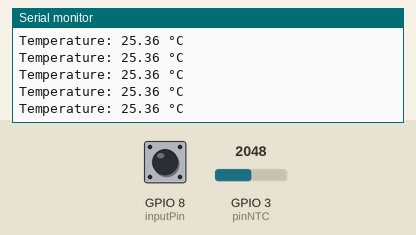
Simulated run of this program. Board: ESP32-S3. Parts: the last lines printed to the serial monitor. Inputs (shaded band) come from the test bench; at power-on: GPIO 3 (pinNTC) = 2048, GPIO 8 (inputPin) LOW. WiFi joins after 1.5 s; servers stay silent unless stated; no MQTT or app messages arrive unless stated.

Above: at 2.7 s.
2.8 s: GPIO 3 (pinNTC) set to 4095
At 2.87 s:
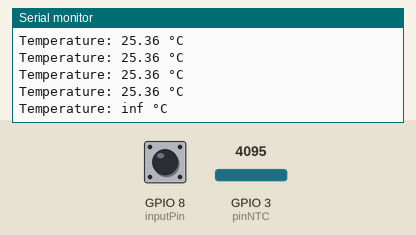
4.7 s: GPIO 3 (pinNTC) set to 3603
At 4.79 s:
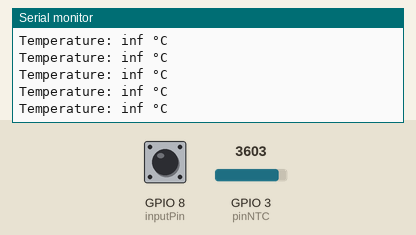
6.2 s: GPIO 8 (inputPin) pulsed HIGH 2 times (0.12 s each, 0.3 s apart)
At 6.4 s:
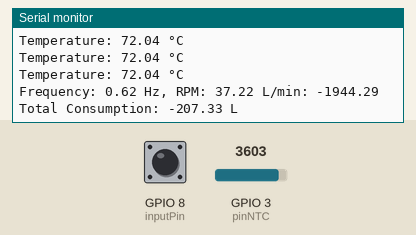
Timing chart, 0 to 9.2 s (numbered marks = the images above; inputs shaded):
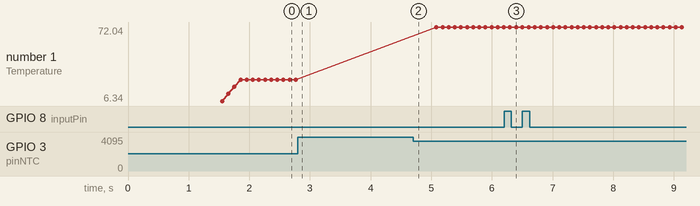

The program:

main.cpp
```cpp
#include <Arduino.h>
#include <WiFi.h>
#include <PubSubClient.h>
#include <math.h>

// Function declarations
void handleInterrupt();
float calculateFrequency();
float interpolateTemperature();
void updateValue(float *array, float newValue);
void reconnect();
void publishData();
void calculateTotalConsumption(float flowRate);

// WiFi configuration
const char *ssid = "UPC96676FA_EXT";
const char *password = "2sjfeQ8zsZbh";

// MQTT configuration
const char *mqttServer = "broker.hivemq.com";
const int mqttPort = 1883;
const char *mqttTopicTemperature = "esp32/temperature";
const char *mqttTopicConsumption = "esp32/consumption";
const char *mqttTopicTotalConsumption = "esp32/totalConsumption";

WiFiClient espClient;
PubSubClient client(espClient);

// Pin configuration
const int inputPin = 8; // Pin used to measure the generator's frequency
const int pinNTC = 3;   // Pin used to measure the temperature sensor's voltage
volatile int pulses = 0;
unsigned long prevTime = 0;

// Debouncing variables
volatile unsigned long lastInterruptTime = 0; // Time of the last valid interrupt
const unsigned long debounceTime = 10;        // Debounce time in milliseconds

// Moving average filter configuration
const int sampleSize = 4;
float freqSamples[sampleSize]; // Frequency samples for averaging
float tempSamples[sampleSize]; // Temperature samples for averaging
int sampleIndex = 0;

// Total consumption variables
float totalConsumption = 0.0;  // Total volume in liters
unsigned long lastIntegrationTime = 0; // Last time the integration was performed

void setup()
{
  Serial.begin(115200);

  // Initialize pins
  pinMode(inputPin, INPUT); // Set the input pin for frequency measurement
  attachInterrupt(digitalPinToInterrupt(inputPin), handleInterrupt, CHANGE);

  // Initialize the filter arrays with zeros
  for (int i = 0; i < sampleSize; i++)
  {
    freqSamples[i] = 0.0;
    tempSamples[i] = 0.0;
  }

  // Connect to Wi-Fi
  Serial.print("Connecting to Wi-Fi");
  WiFi.begin(ssid, password);
  while (WiFi.status() != WL_CONNECTED)
  {
    delay(500);
    Serial.print(".");
  }
  Serial.println("\nConnected to Wi-Fi");

  // Set up MQTT
  client.setServer(mqttServer, mqttPort);
}

void loop()
{
  // Ensure MQTT connection
  if (!client.connected())
  {
    reconnect();
  }
  client.loop();

  // Calculate the frequency
  float frequency = calculateFrequency();

  // Calculate the temperature
  float temperature = interpolateTemperature();

  // Publish temperature if valid
  if (temperature != -999)
  {
    updateValue(tempSamples, temperature); // Update the filtered temperature
    float averageTemperature = 0;
    for (int i = 0; i < sampleSize; i++)
    {
      averageTemperature += tempSamples[i];
    }
    averageTemperature /= sampleSize;

    Serial.print("Temperature: ");
    Serial.print(averageTemperature);
    Serial.println(" °C");

    // Publish to MQTT
    String tempMessage = String(averageTemperature);
    client.publish(mqttTopicTemperature, tempMessage.c_str());
  }

  // Publish frequency and calculate consumption if valid
  if (frequency > 0)
  {
    updateValue(freqSamples, frequency); // Update the filtered frequency
    float averageFrequency = 0;
    for (int i = 0; i < sampleSize; i++)
    {
      averageFrequency += freqSamples[i];
    }
    averageFrequency /= sampleSize;

    float rpm = averageFrequency * 60.0; // Convert Hz to RPM
    float periodo = 1.0 / averageFrequency;
    float litros = (-1.2186 * periodo * 1000) + 20.091; // Flow rate in L/min

    Serial.print("Frequency: ");
    Serial.print(averageFrequency);
    Serial.print(" Hz, RPM: ");
    Serial.print(rpm);
    Serial.print(" L/min: ");
    Serial.println(litros);

    // Update and publish total consumption
    calculateTotalConsumption(litros);

    // Publish frequency to MQTT
    String consumptionMessage = String(litros);
    client.publish(mqttTopicConsumption, consumptionMessage.c_str());
  }

  delay(100); // Small delay for stability
}

// Interrupt service routine to count pulses
void handleInterrupt()
{
  unsigned long currentInterruptTime = millis();
  if (currentInterruptTime - lastInterruptTime > debounceTime) // Check if debounce time has passed
  {
    pulses++;
    lastInterruptTime = currentInterruptTime; // Update last interrupt time
  }
}

// Update the moving average filter with a new value
void updateValue(float *array, float newValue)
{
  array[sampleIndex] = newValue;                // Replace the oldest value with the new one
  sampleIndex = (sampleIndex + 1) % sampleSize; // Increment and wrap around
}

// Calculate the frequency from pulses
float calculateFrequency()
{
  float frequency = 0.0;
  unsigned long currTime = millis();
  float deltaTime = (currTime - prevTime) / 1000.0; // Time difference in seconds

  if (deltaTime >= 0.35)
  {                              // Sampling interval of 0.35 seconds
    noInterrupts();              // Disable interrupts to safely read the pulse count
    int pulseCount = pulses / 2; // Divide by 2 to account for pulse pairs
    pulses = 0;                  // Reset pulse counter
    interrupts();                // Re-enable interrupts

    frequency = pulseCount / deltaTime;
    prevTime = currTime;
  }
  if (frequency > 600)
  {
    return 0;
  }

  return frequency;
}

// Interpolate the temperature from sensor readings
float interpolateTemperature()
{
  // Convert ADC value to voltage
  float voltageNTC = 3.3 - (analogRead(pinNTC) * (3.3 / 4095.0));
  // Calculate resistance of the NTC thermistor
  float resistanceNTC = (10.0 * voltageNTC) / (3.3 - voltageNTC);
  // Calculate temperature using a logarithmic approximation
  float temperature = -23.45 * log(resistanceNTC) + 79.344;
  return temperature;
}

// Calculate and publish total consumption
void calculateTotalConsumption(float flowRate)
{
  unsigned long currentTime = millis();
  float deltaTime = (currentTime - lastIntegrationTime) / 60000.0; // Time in minutes
  lastIntegrationTime = currentTime;

  totalConsumption += flowRate * deltaTime; // Add flow (L/min * minutes) to total consumption

  Serial.print("Total Consumption: ");
  Serial.print(totalConsumption);
  Serial.println(" L");

  // Publish total consumption to MQTT
  String consumptionMessage = String(totalConsumption);
  client.publish(mqttTopicTotalConsumption, consumptionMessage.c_str());
}

// Reconnect to MQTT broker
void reconnect()
{
  while (!client.connected())
  {
    Serial.print("Attempting MQTT connection...");
    if (client.connect("ESP32Client"))
    {
      Serial.println("connected");
    }
    else
    {
      Serial.print("failed, rc=");
      Serial.print(client.state());
      Serial.println(" try again in 5 seconds");
      delay(5000);
    }
  }
}
```

Measured:
- after the input at 2.8 s, the serial monitor: prints a new line after 0.07 s (image 1)
- after the input at 6.2 s, the serial monitor: prints a new line after 0.20 s (image 3)
- plotted number 1: 25.36 → 72.04 after the input at 4.7 s
